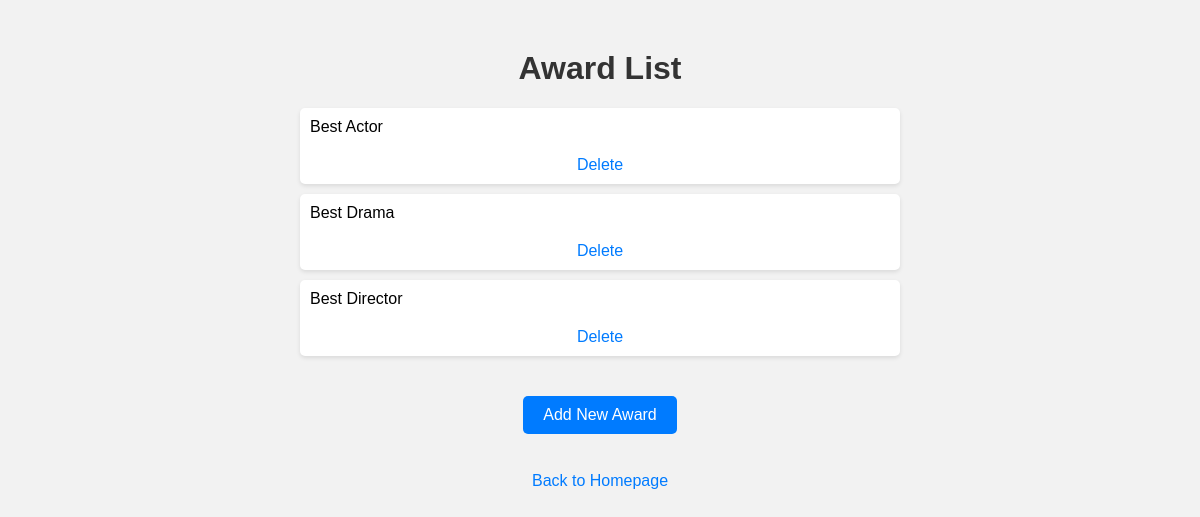
The app's page /drama/awards/, older data.
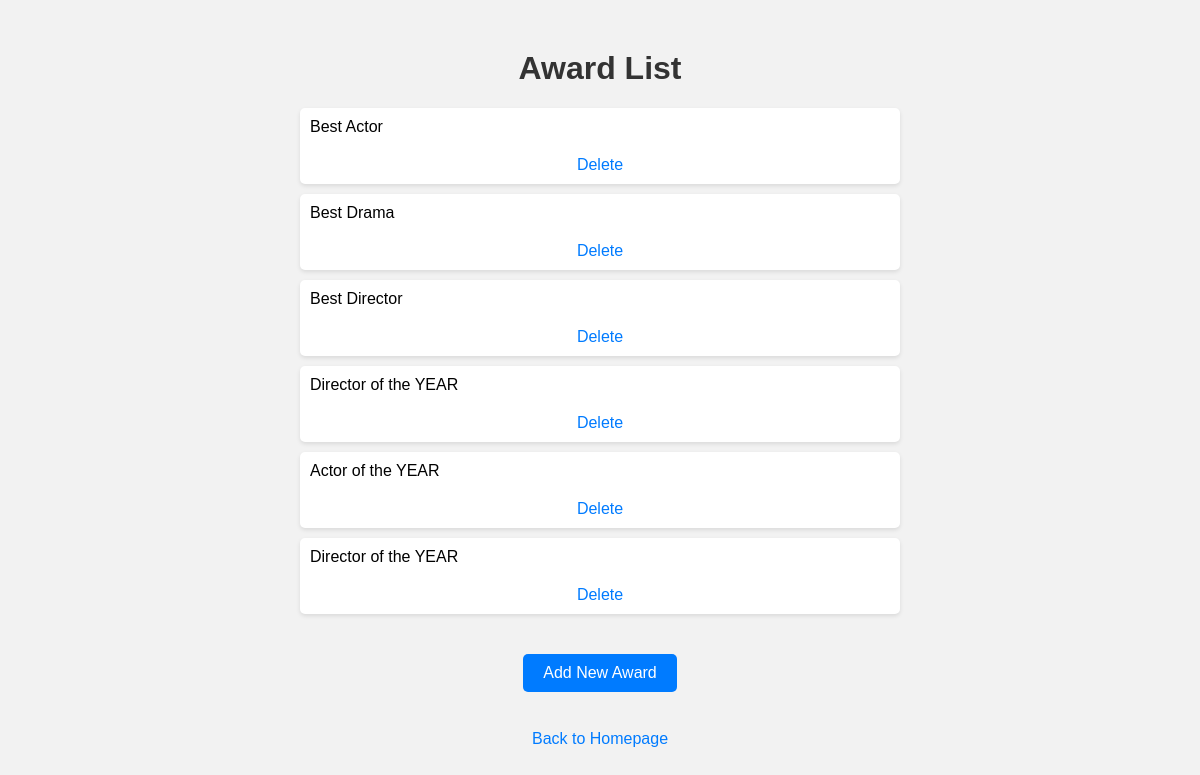
The same page, newer data.
### drama_app/models.py (models this page shows, shortened)
class Award(models.Model):
    name = models.CharField(max_length=100)

### drama_app/views.py (the view)
# urls.py: path('awards/', AwardList.as_view(), name='award-list'),
class AwardList(View):
    def get(self, request):
        awards = Award.objects.all()
        return render(request, 'award_list.html', {'awards':awards})

### drama_app/templates/award_list.html (shortened to what this page needs)
<!DOCTYPE html>
<html>
<head>
</head>
<body>
    <h1>Award List</h1>
    <ul>
        {% for award in awards %}
        <li>
            {{ award.name }}
            <a href="{% url 'award-delete' award.id %}">Delete</a>
        </li>
        {% endfor %}
    </ul>
    <a href="{% url 'award-add' %}"><button>Add New Award</button></a>
    <br>
    <a href="{% url 'homepage' %}">Back to Homepage</a>
</body>
</html>

Row changes from the older to the newer data that the page shows:
added Award: name "Director of the YEAR"
added Award: name "Actor of the YEAR"
added Award: name "Director of the YEAR"
